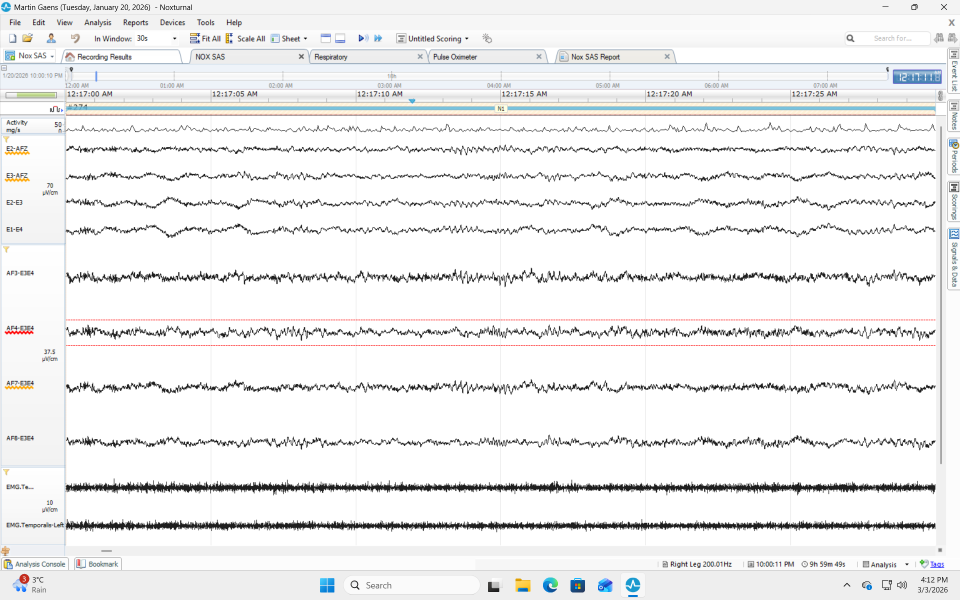
#> input picture python/imgs/n1-1-0274.png, 1920 x 1200 px (shown at 1/2 size); its folder holds 4 pictures in this run
$ jupyter execute image-process.ipynb
#> lines starting #> are read from the running program, lines starting #| are printed output that depends on the picture
[cell 1]
from pathlib import Path
from PIL import Image

[cell 2]
# this code crops the images in the folder `imgs` and puts them into the `imgs-cropped` directory

# Define source and destination directories
source_dir = Path("imgs/")
dest_dir = Path("imgs-cropped/")

# Create destination directory if it doesn't exist
dest_dir.mkdir(exist_ok=True)

# Remove all existing images in destination directory
for file in dest_dir.glob("*"):
    if file.is_file():
        file.unlink()

# Process all image files
for image_path in source_dir.glob("*"):
    if image_path.is_file() and image_path.suffix.lower() in [
        ".jpg",
        ".jpeg",
        ".png",
        ".bmp",
        ".gif",
    ]:
        try:
            # Open the image
            img = Image.open(image_path)
#> img is the input picture: PIL image 1920x1200 RGBA; mean R, G, B, A 238.2, 238.3, 238.5, 255

            # Crop the image (adjust crop box as needed)
            # Format: (left, top, right, bottom)
            width, height = img.size
#> width = 1920; height = 1200
            crop_box = (0, 231, 1872, 1092)
            cropped_img = img.crop(crop_box)
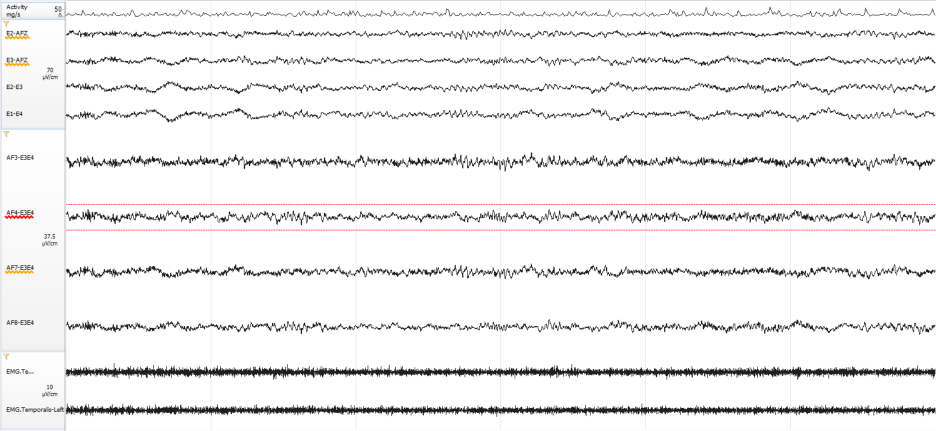
#> cropped_img: PIL image 1872x861 RGBA (shown at 1/2 size); mean R, G, B, A 240.4, 239.8, 239.8, 255

            # Save cropped image
            output_path = dest_dir / image_path.name
            cropped_img.save(output_path)
            print(f"Cropped: {image_path.name}")
        except Exception as e:
            print(f"Error processing {image_path.name}: {e}")
#> pass 2 of the loop `for image_path in source_dir.glob("*"):`:
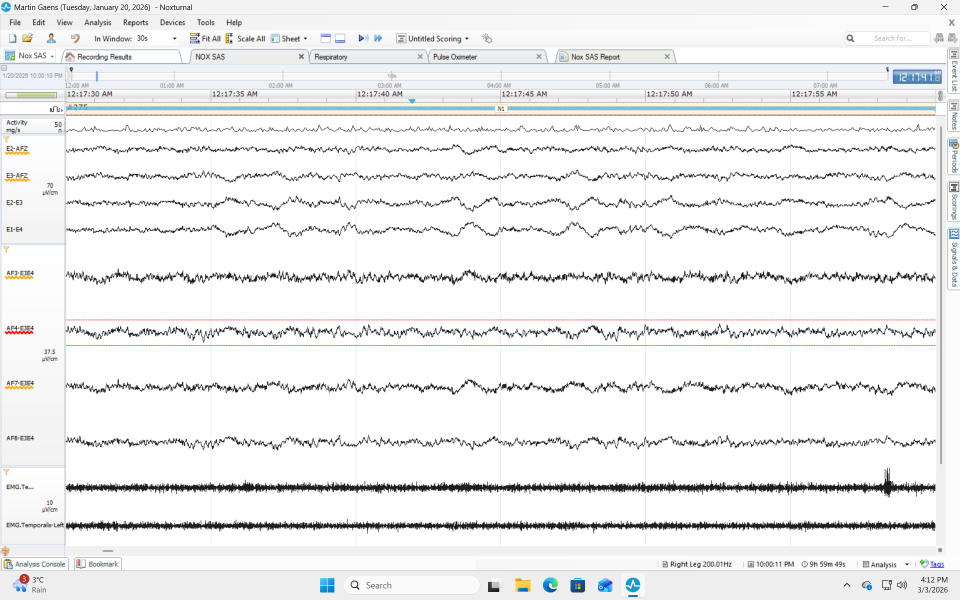
#> input picture python/imgs/n1-1-0275.png, 1920 x 1200 px (shown at 1/2 size)
#> img is the input picture: PIL image 1920x1200 RGBA; mean R, G, B, A 238.4, 238.5, 238.7, 255
#> `cropped_img = img.crop(crop_box)`:
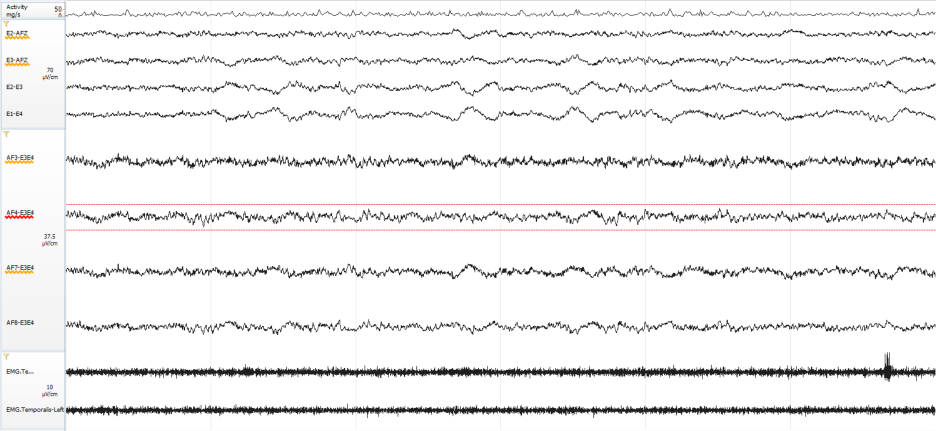
#> cropped_img: PIL image 1872x861 RGBA (shown at 1/2 size); mean R, G, B, A 240.6, 240.1, 240, 255
#> pass 3 of the loop `for image_path in source_dir.glob("*"):`:
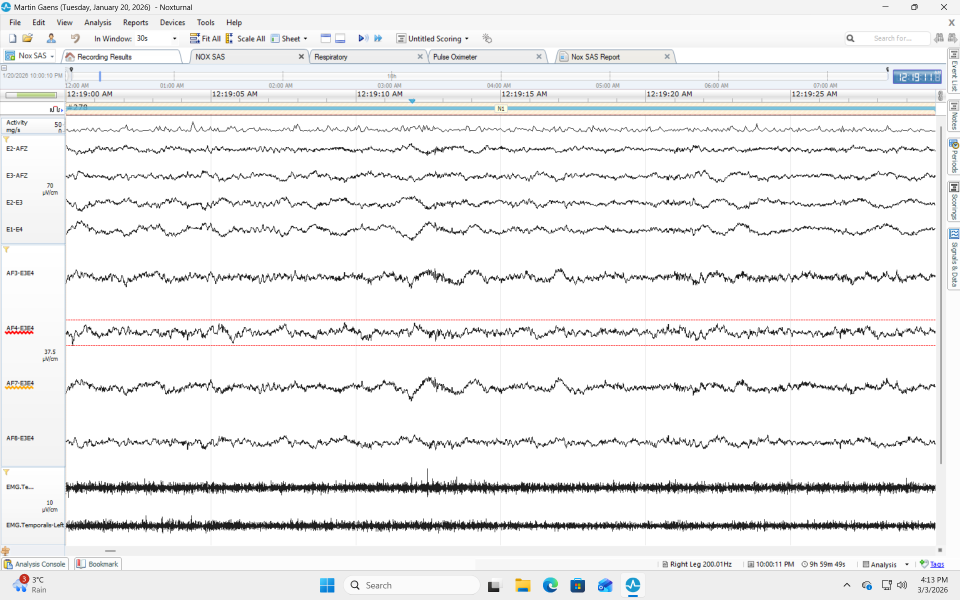
#> input picture python/imgs/n1-1-0278.png, 1920 x 1200 px (shown at 1/2 size)
#> img is the input picture: PIL image 1920x1200 RGBA; mean R, G, B, A 237.8, 238, 238.2, 255
#> `cropped_img = img.crop(crop_box)`:
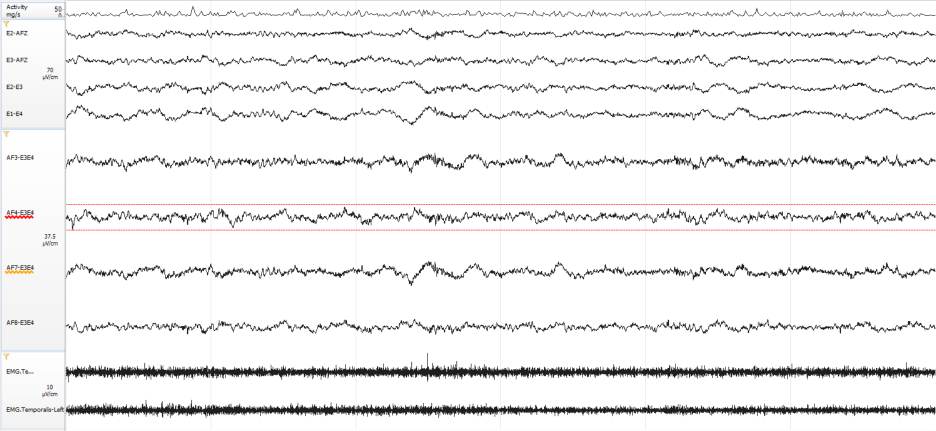
#> cropped_img: PIL image 1872x861 RGBA (shown at 1/2 size); mean R, G, B, A 239.9, 239.3, 239.3, 255
#> the loop made 4 passes; the first 3 are shown

print("Done!")
